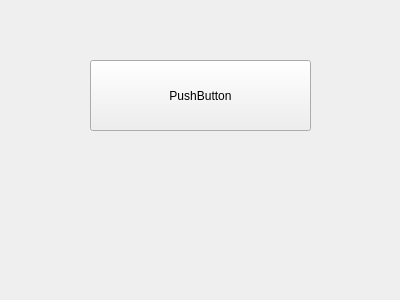
<?xml version="1.0" encoding="UTF-8"?>
<ui version="4.0">
 <class>fakeStatus</class>
 <widget class="QWidget" name="fakeStatus">
  <property name="geometry">
   <rect>
    <x>0</x>
    <y>0</y>
    <width>400</width>
    <height>300</height>
   </rect>
  </property>
  <property name="windowTitle">
   <string>Form</string>
  </property>
  <widget class="QPushButton" name="pushButton">
   <property name="geometry">
    <rect>
     <x>90</x>
     <y>60</y>
     <width>221</width>
     <height>71</height>
    </rect>
   </property>
   <property name="text">
    <string>PushButton</string>
   </property>
  </widget>
 </widget>
 <resources/>
 <connections/>
</ui>
